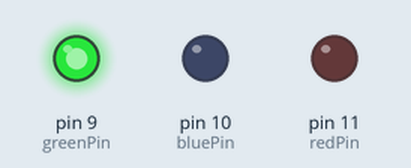
Bench run of a sketch on a simulated Arduino Uno, built with avr-gcc and run on an emulated ATmega328P. Shown: output pins drawn as LEDs (lit = HIGH).

Above: at 4.0 s.
At 8.2 s:
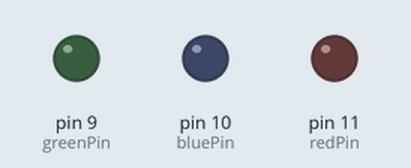
At 12.0 s:
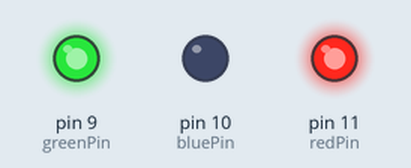
At 17.5 s:
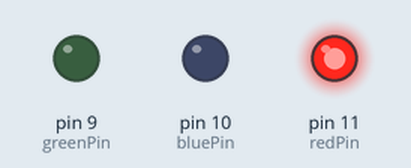
Timing chart, 0 to 29.3 s (numbered marks = the images above):
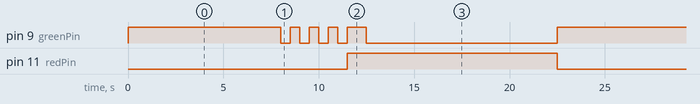

Measured:
- by itself, pin 9 (greenPin): repeats every 22.5 s: 3 × (LOW 0.50 s, HIGH 0.50 s), LOW 0.50 s, HIGH 1.0 s, LOW 10.0 s, HIGH 8.0 s
- by itself, pin 11 (redPin): alternates HIGH for 11.0 s and LOW for 11.5 s
- by itself, everything shown: repeats every 22.5 s, in 10 steps

The sketch:

led3.ino
```cpp
const int greenPin = 9;
const int bluePin = 10;
const int redPin = 11;


void setup() {
  pinMode(redPin, OUTPUT);
  pinMode(greenPin, OUTPUT);
  pinMode(bluePin, OUTPUT);

}

void loop() {
  analogWrite(greenPin, 255);
  analogWrite(redPin,0);
  analogWrite(bluePin, 0);
  delay (8000);
  for (int i = 0 ; i < 3 ; i++) {
    analogWrite(greenPin,0);
    analogWrite(redPin,0);
    analogWrite(bluePin, 0);
    delay (500);
    analogWrite(greenPin,255);
    analogWrite(redPin,0);
    analogWrite(bluePin, 0);
    delay (500);
  }

  analogWrite(greenPin,0);
  analogWrite(redPin,0);
  analogWrite(bluePin, 0);
  delay (500);


  analogWrite(greenPin,255);
  analogWrite(redPin,255);
  analogWrite(bluePin,0);
  delay (1000);
  analogWrite(greenPin, 0);
  analogWrite(redPin,255);
  analogWrite(bluePin, 0);
  delay (10000);


}
```
